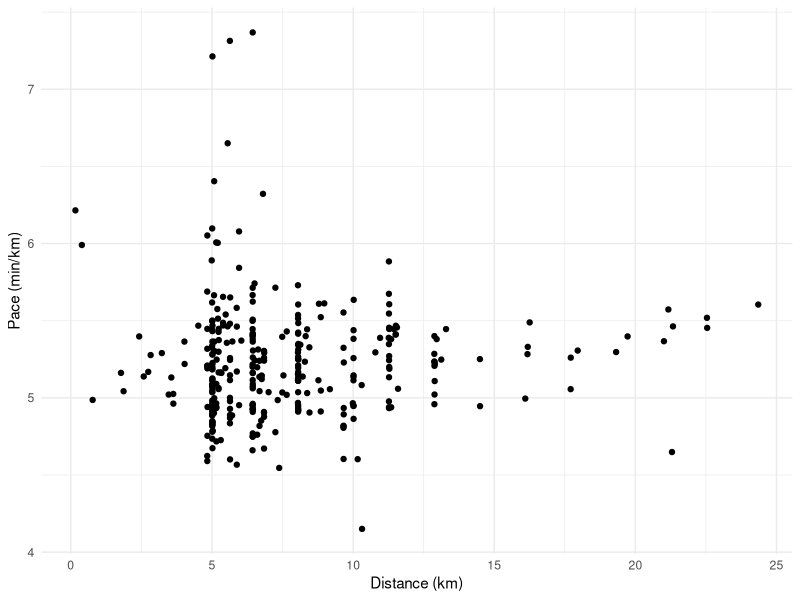
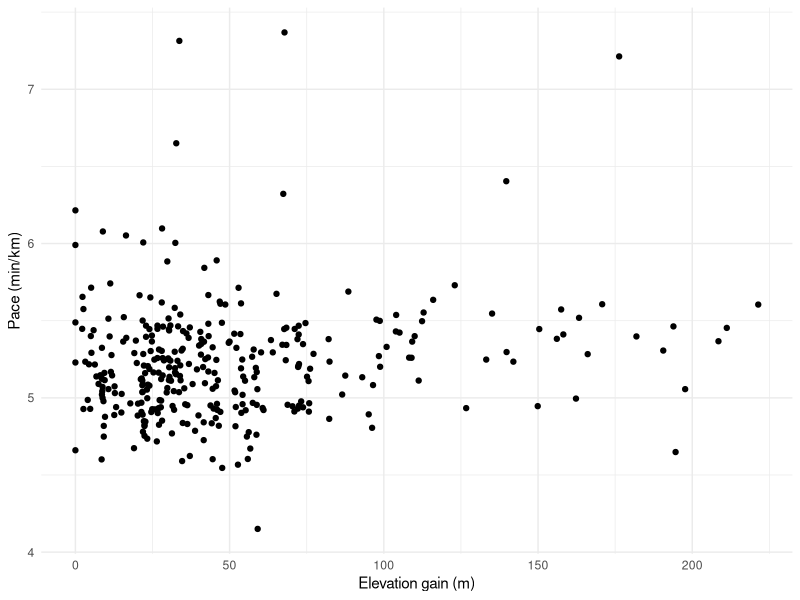
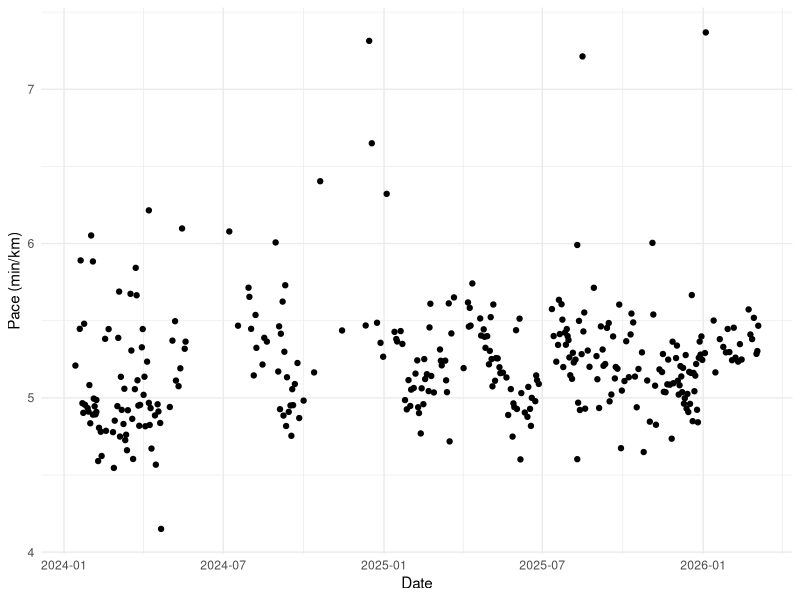
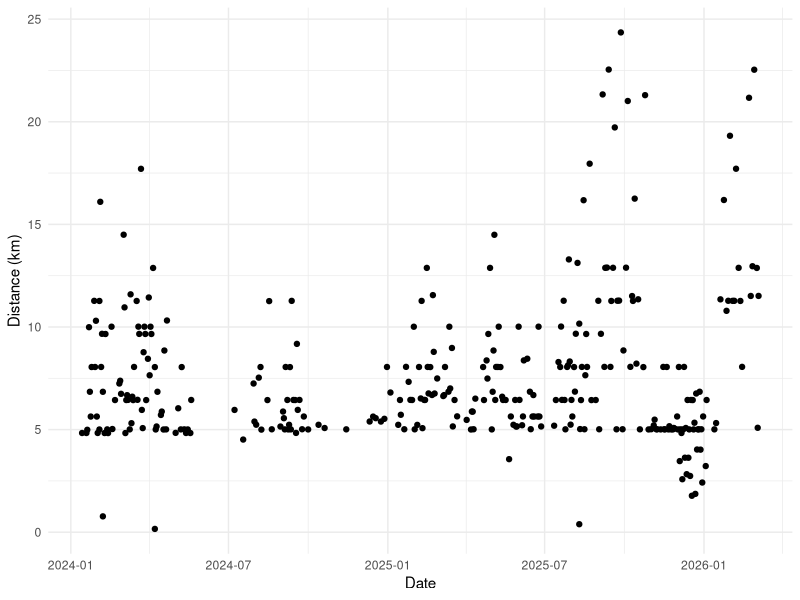

The R script that drew these images, in order:
library(dplyr)
library(ggplot2)
ellie <- read.csv("ellie.csv") %>%
  select("date", "elevation_gain", "distance_km", "pace_min_km")
# Select runs from 2025/26
ellie <- ellie %>%
  mutate(date = as.Date(ellie$date)) %>%
  filter(date > as.Date("2024-01-01"))
View(ellie)
# Distance vs pace
ggplot() +
  geom_point(data = ellie, aes(x = distance_km, y = pace_min_km)) +
  labs(x = "Distance (km)", y = "Pace (min/km)") +
  theme_minimal()
# Elevation gain vs pace
ggplot() +
  geom_point(data = ellie, aes(x = elevation_gain, y = pace_min_km)) +
  labs(x = "Elevation gain (m)", y = "Pace (min/km)") +
  theme_minimal()
# Date vs pace
ggplot() +
  geom_point(data = ellie, aes(x = date, y = pace_min_km)) +
  labs(x = "Date", y = "Pace (min/km)") +
  theme_minimal()
# Date vs distance
ggplot() +
  geom_point(data = ellie, aes(x = date, y = distance_km)) +
  labs(x = "Date", y = "Distance (km)") +
  theme_minimal()
